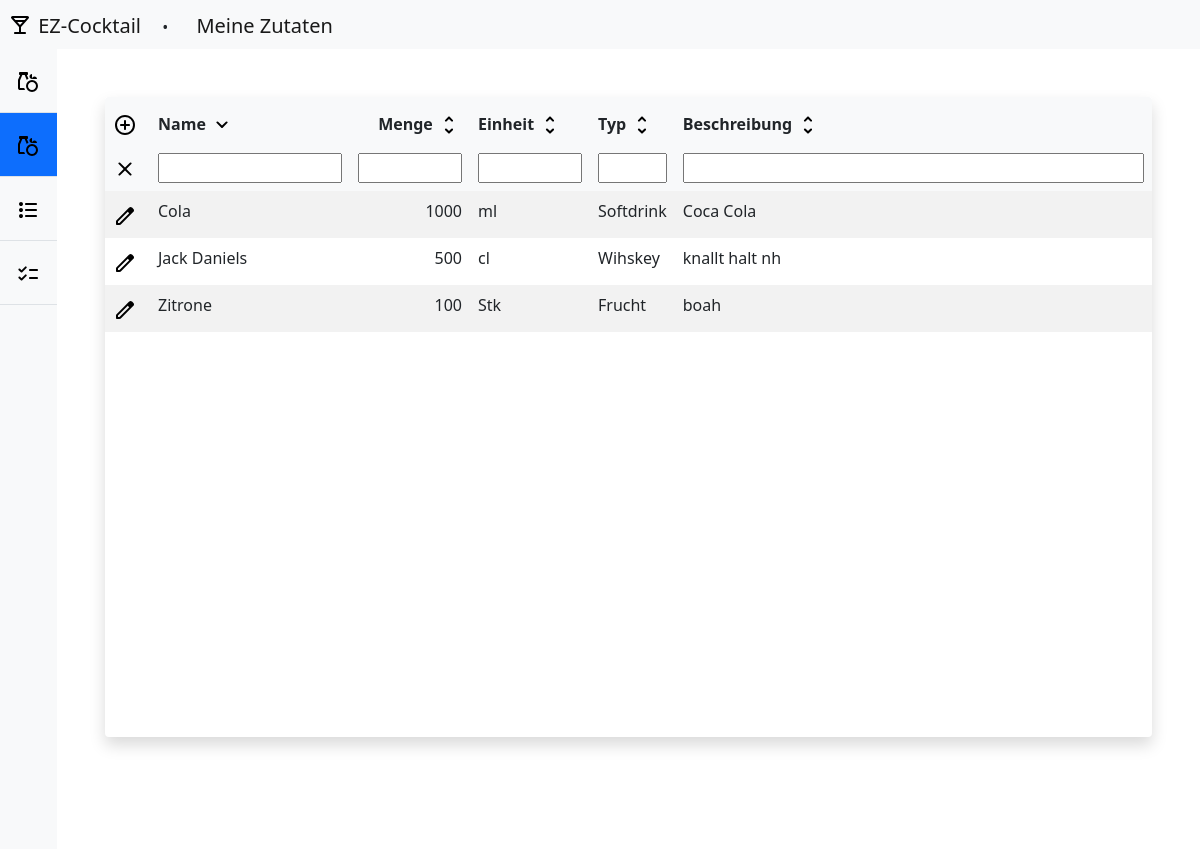
/src/html/myIngredients.php, run on an earlier commit of the app's database.
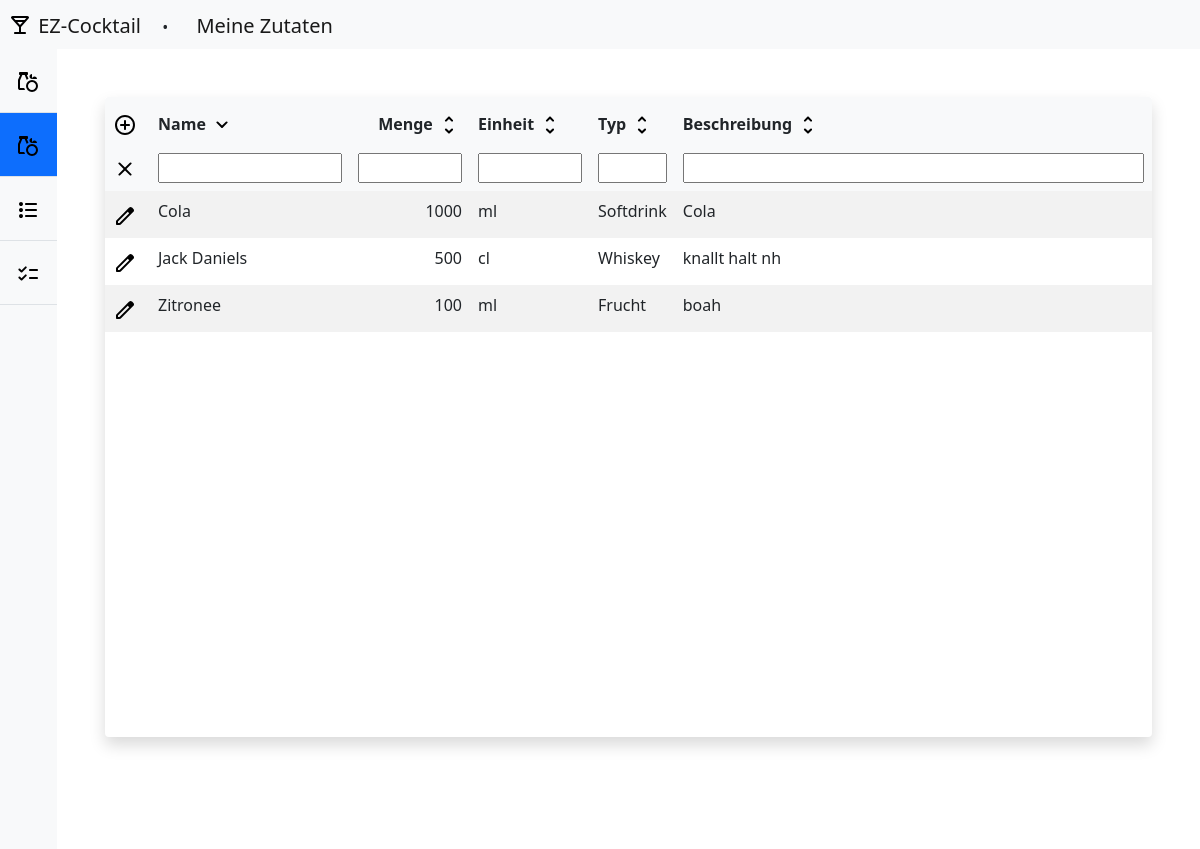
And on a later commit of the database.
### tables this page shows
CREATE TABLE `zutat` (
                         `id` int(11) NOT NULL,
                         `name` varchar(255) NOT NULL,
                         `beschreibung` varchar(255) NOT NULL,
                         `typId` int(11) NOT NULL,
                         `einheitId` int(11) NOT NULL
);

### src/php/DBConnector.php (called while the page is built, shortened)
<?php
include_once("Zutat/zutat.php");
class DBConnection
{
    private static string $servername = "localhost";
    private static string $dbname = "ez_cocktail";
    private static ?mysqli $connection = null;
    private static string $user = "root";
    private static string $password = "";
    public static function getConnection(): ?mysqli
    {
        if (self::$connection == null) {
            self::$connection = new mysqli(self::$servername, self::$user, self::$password, self::$dbname);
        }
        return self::$connection;
    }
    public static function readFiltertIngredient(bool $withNull = false,string $name = '',string $menge = '', string $einheit = '', string $typ = '', string $beschreibung= '', string $orderBy = 'name' , string $reihenfolge = 'asc'): array {
        $ingredients = [];
        $conn = self::getConnection();
        $nullString = $withNull ? "or menge is null" : "";
        $stmt = $conn->prepare(
            "SELECT * FROM `zutatgesamt`
             WHERE name LIKE CONCAT('%',?,'%')
             AND (menge LIKE CONCAT('%',?,'%') ". $nullString." )
             AND `einheit` LIKE CONCAT('%',?,'%')
             AND typ LIKE CONCAT('%',?,'%')
             AND beschreibung LIKE CONCAT('%',?,'%')
             ORDER BY ". $orderBy." ". $reihenfolge.";"
        );
        $stmt->bind_param('sssss', $name, $menge, $einheit, $typ, $beschreibung);
        $stmt->execute();
        $result = $stmt->get_result();
        if ($result->num_rows > 0) {
            while ($row = $result->fetch_assoc()) {
                $ingredients[] = new Ingredient($row["id"], $row["name"], $row["beschreibung"], array_key_exists('menge', $row) ? $row["menge"] ?? 0 : 0, $row["typ"], $row["einheit"], $row["einheitlang"]);
            }
        }
        return $ingredients;
    }
}

### src/php/Zutat/zutat.php (called while the page is built, shortened)
<?php
class Ingredient
{
    private string $id;
    private string $name;
    private string $description;
    private string $quantity;
    private string $type;
    private string $unit;
    public function __construct($id, $name, $description, $quantity, $type, $unit ,$longUnit)
    {
        $this->id = $id;
        $this->name = $name;
        $this->description = $description;
        $this->quantity = $quantity;
        $this->type = $type;
        $this->unit = $unit;
    }
    public function getId(): string
    {
        return $this->id;
    }
    public function getName(): string
    {
        return $this->name;
    }
    public function getDescription(): string
    {
        return $this->description;
    }
    public function getQuantity(): string
    {
        return $this->quantity;
    }
    public function getType(): string
    {
        return $this->type;
    }
    public function getUnit(): string
    {
        return $this->unit;
    }
}

### src/html/myIngredients.php (the view, shortened to what the rows shown need)
<?php
include_once("../php/DBConnector.php");
$filterName= ''; $filterMenge= ''; $filterEinheit= ''; $filterTyp= ''; $filterBeschreibung = '';
$sort = $_REQUEST['sort'] ?? ['sort' => 'name', 'order' => 'asc'];
$sortName = $sort['sort'] != "" ? $sort['sort']: "name"  ;
$sortOrder = $sort['order'] != "" ? $sort['order']: "desc";
$Ingredients = DBConnection::readFiltertIngredient( false , $filterName, $filterMenge, $filterEinheit, $filterTyp, $filterBeschreibung, $sortName, $sortOrder);
?>
<!doctype html>
<html lang="de">
  <head>
    <link href="../Bootstrap/css/bootstrap.min.css" rel="stylesheet">
    <link href="../icons/icons.css" rel="stylesheet">
    <link href="../css/table.css" rel="stylesheet">
    <link href="../css/index.css" rel="stylesheet">
    <link href="../css/topBar.css" rel="stylesheet">
    <link href="../css/ezCockTail.css" rel="stylesheet">
  </head>
  <body>
    <div class="main">
          <div class="table-container w-100 m-5 shadow rounded">
            <table class="table bg-body table-striped">
                <form action="?" autocomplete="off" id="main-table" method="get">
                    <thead class="bg-light sticky-top top-0">
                    <tr>
                        <th scope="col"><span class="icon icon-add_circle" title="Eintrag hinzufügen" id="addIngredient" data-bs-toggle="modal" data-bs-target="#ingredientModal"></span></th>
                        <th scope="col" class="table-name">
                            <span>Name</span>
                            <span class="icon
                                  <?php if ($sort['sort'] == 'name') {
                                            if ($sort['order'] == 'asc') {
                                                echo 'icon-expand_more';
                                            } else {
                                                echo 'icon-expand_less';
                                            }
                                        } else {
                                            echo 'icon-unfold_more';
                                        }
                                    ?>
                                  sort-submit"
                                  data-sort="name"
                                  data-order="<?php if($sort['sort'] == 'name') {
                                                    if ($sort['order'] == 'asc') {
                                                        echo 'desc';
                                                    } else {
                                                        echo "asc";
                                                    }
                                  }else  {
                                      echo 'desc';
                                  } ?>">
                            </span>
                        </th>
                        <th scope="col" class="table-amount">
                            <span>Menge</span>
                            <span class="icon
                                  <?php if ($sort['sort'] == 'menge') {
                                        if ($sort['order'] == 'asc') {
                                            echo 'icon-expand_more';
                                        } else {
                                            echo 'icon-expand_less';
                                        }
                                    } else {
                                        echo 'icon-unfold_more';
                                    }
                                    ?>
                                  sort-submit"
                                  data-sort="menge"
                                  data-order="<?php if($sort['sort'] == 'menge') {
                                      if ($sort['order'] == 'asc') {
                                          echo 'desc';
                                      } else {
                                          echo "asc";
                                      }
                                  }else  {
                                      echo 'desc';
                                  } ?>">
                            </span>
                        </th>
                        <th scope="col" class="table-unit">
                            <span>Einheit</span>
                            <span class="icon
                                  <?php if ($sort['sort'] == 'einheit') {
                                            if ($sort['order'] == 'asc') {
                                                echo 'icon-expand_more';
                                            } else {
                                                echo 'icon-expand_less';
                                            }
                                        } else {
                                            echo 'icon-unfold_more';
                                        }
                                        ?>
                                  sort-submit"
                                  data-sort="einheit"
                                  data-order="<?php if($sort['sort'] == 'einheit') {
                                                    if ($sort['order'] == 'asc') {
                                                        echo 'desc';
                                                    } else {
                                                        echo "asc";
                                                    }
                                                }else  {
                                      echo 'desc';
                                  } ?>">
                            </span>
                        </th>
                        <th scope="col" class="table-type">
                            <span>Typ</span>
                            <span class="icon
                                  <?php if ($sort['sort'] == 'typ') {
                                        if ($sort['order'] == 'asc') {
                                            echo 'icon-expand_more';
                                        } else {
                                            echo 'icon-expand_less';
                                        }
                                    } else {
                                        echo 'icon-unfold_more';
                                    }
                                    ?>
                                  sort-submit"
                                  data-sort="typ"
                                  data-order="<?php if($sort['sort'] == 'typ') {
                                                    if ($sort['order'] == 'asc') {
                                                        echo 'desc';
                                                    } else {
                                                        echo "asc";
                                                    }
                                              }else  {
                                      echo 'desc';
                                  }?>">
                            </span>
                        </th>
                        <th scope="col" class="table-final-col">
                            <span>Beschreibung</span>
                            <span class="icon
                                  <?php if ($sort['sort'] == 'beschreibung') {
                                            if ($sort['order'] == 'asc') {
                                                echo 'icon-expand_more';
                                            } else {
                                                echo 'icon-expand_less';
                                            }
                                        } else {
                                            echo 'icon-unfold_more';
                                        }
                                        ?>
                                  sort-submit"
                                  data-sort="beschreibung"
                                  data-order="<?php if($sort['sort'] == 'beschreibung') {
                                                    if ($sort['order'] == 'asc') {
                                                        echo 'desc';
                                                    } else {
                                                        echo "asc";
                                                    }
                                              }else  {
                                      echo 'desc';
                                  }?>">
                            </span>
                        </th>
                    </tr>
                    <tr>
                        <th scope="col" class="table-icon">
                            <a href="index.php"><span class="icon icon-close top-1" title="Filter entfernen"></span></a>
                        </th>
                        <th scope="col" class="table-name"><input type="text" name="filter[Name]" value="<?php echo $filterName; ?>"></th>
                        <th scope="col" class="table-amount"><input type="text" name="filter[Menge]" value="<?php echo $filterMenge; ?>"></th>
                        <th scope="col" class="table-unit"><input type="text" name="filter[Einheit]" value="<?php echo $filterEinheit; ?>"></th>
                        <th scope="col" class="table-type"><input type="text" name="filter[Typ]" value="<?php echo $filterTyp; ?>"></th>
                        <th scope="col" class="table-final-col"><input type="text" name="filter[Beschreibung]" value="<?php echo $filterBeschreibung; ?>"></th>
                    </tr>
                    </thead>
                </form>
                <tbody>
                <?php
                foreach($Ingredients as $ingredient)
                {?>
                    <tr>
                        <td class="table-icon" title="Eintrag bearbeiten"><span class="icon icon-edit editIngredient" data-bs-toggle="modal" data-bs-target="#ingredientModal" data-id='<?php echo $ingredient->getId(); ?>'></span></td>
                        <td class="table-name" title="<?php echo $ingredient->getName(); ?>"><span><?php echo $ingredient->getName(); ?></span></td>
                        <td class="table-amount" title="<?php echo $ingredient->getQuantity(); ?>"><span><?php echo $ingredient->getQuantity(); ?></span></td>
                        <td class="table-unit" title="<?php echo $ingredient->getUnit(); ?>"><span><?php echo $ingredient->getUnit(); ?></span></td>
                        <td class="table-type" title="<?php echo $ingredient->getType(); ?>"><span><?php echo $ingredient->getType(); ?></span></td>
                        <td class="table-description" title="<?php echo $ingredient->getDescription(); ?>"><span><?php echo $ingredient->getDescription(); ?></span></td>
                    </tr>
                    <?php
                }
                ?>
                </tbody>
              </table>
        </div>
    </div>
   </body>
</html>

What changed in the data, as far as the page shows it:
changed zutat "Cola": beschreibung "Coca Cola" → "Cola"
computed for zutat "Jack Daniels": Type "Wihskey" → "Whiskey"
changed zutat "boah": name "Zitrone" → "Zitronee"; Unit "Stk" → "ml"
